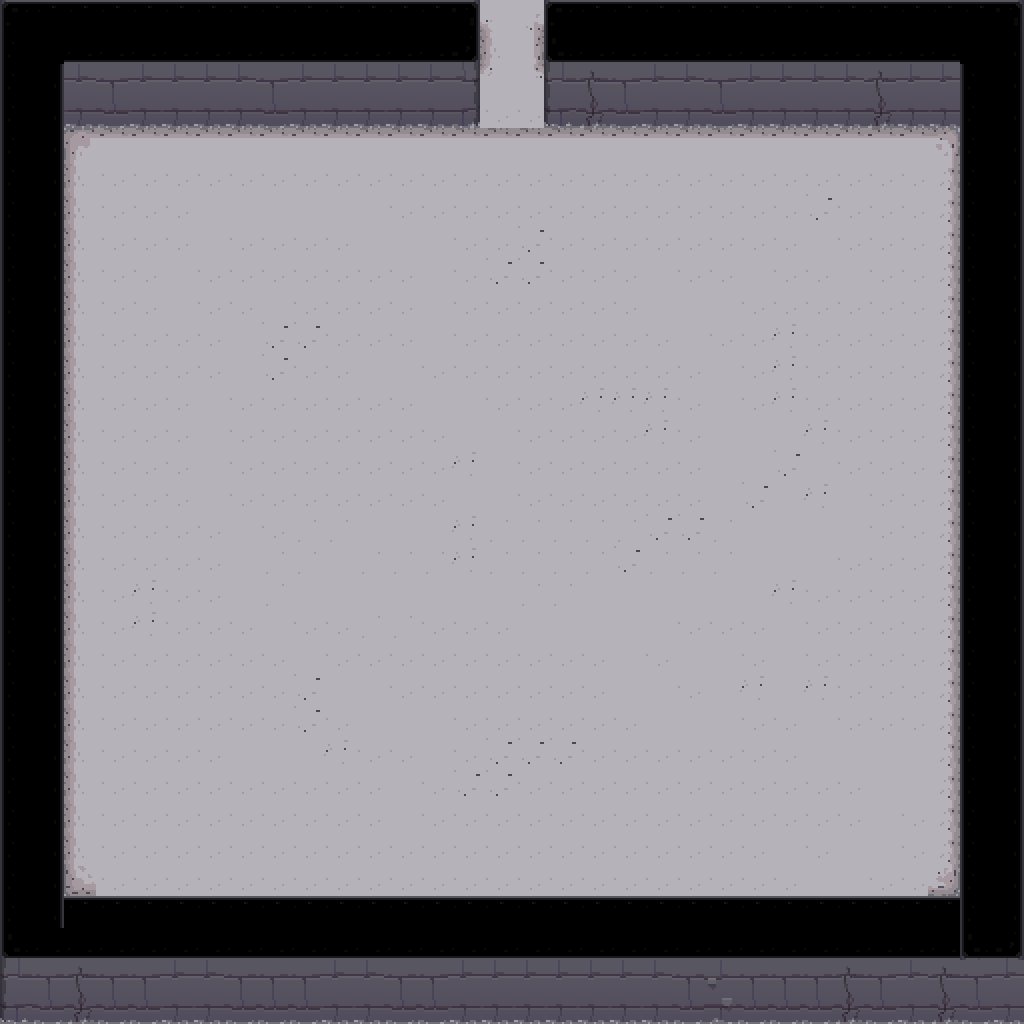

Tiled map render using the project's own tile images. Description and the map definition, with tile-layer contents summarised, below:
An orthogonal 32x32 tile map with 32x32 px tiles, 4 tile layers (ground, walls, objects, tops) and 14 objects.

<map version="1.0" orientation="orthogonal" renderorder="right-down" width="32" height="32" tilewidth="32" tileheight="32" nextobjectid="79">
 <tileset firstgid="1" name="dungeon tileset calciumtrice" tilewidth="32" tileheight="32">
  <image source="../textures/spritesheets/dungeon tileset calciumtrice.png" width="960" height="808" />
 </tileset>
 <layer name="ground" width="32" height="32">
  <data>[1024 cells, 1024 non-empty, 17 distinct tile ids]</data>
 </layer>
 <layer name="walls" width="32" height="32">
  <data>[1024 cells, 118 non-empty, 12 distinct tile ids]</data>
 </layer>
 <layer name="objects" width="32" height="32">
  <data>[1024 cells, 0 non-empty, 0 distinct tile ids]</data>
 </layer>
 <layer name="tops" width="32" height="32">
  <data>[1024 cells, 228 non-empty, 9 distinct tile ids]</data>
 </layer>
 <objectgroup name="ColliderWalls">
  <object id="59" x="960" y="0" width="64" height="1024" />
  <object id="60" x="544" y="896" width="480" height="128" />
  <object id="62" x="0" y="896" width="480" height="128" />
  <object id="63" x="0" y="0" width="64" height="1024" />
  <object id="70" x="0" y="0" width="480" height="128" />
  <object id="71" x="544" y="0" width="480" height="128" />
  <object id="72" x="416" y="896" width="192" height="128" />
 </objectgroup>
 <objectgroup name="GameMasterColliderWalls">
  <object id="65" x="960" y="0" width="64" height="1024" />
  <object id="66" x="544" y="896" width="480" height="128" />
  <object id="67" x="0" y="896" width="480" height="128" />
  <object id="68" x="0" y="0" width="64" height="1024" />
  <object id="74" x="0" y="0" width="480" height="128" />
  <object id="77" x="544" y="0" width="480" height="128" />
  <object id="78" x="416" y="896" width="192" height="128" />
 </objectgroup>
</map>
